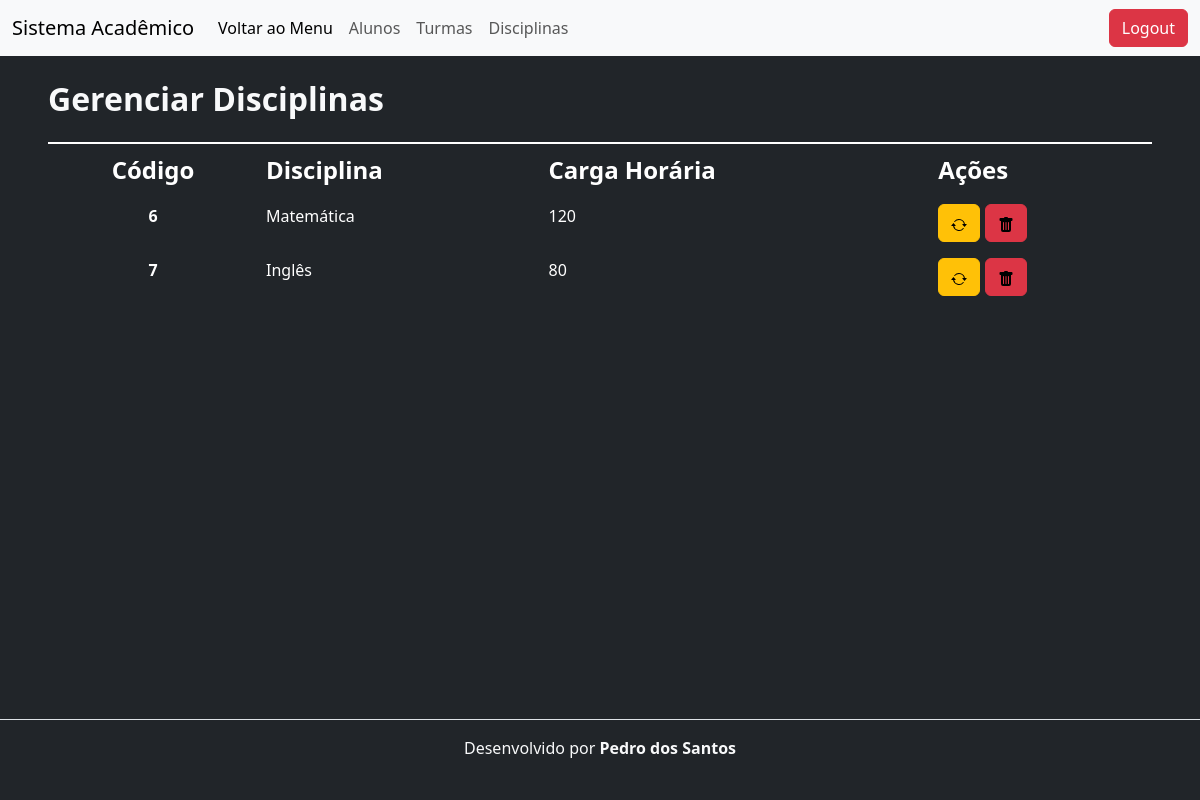
The page /sis-escolar/disciplinas/disciplinas-listar.php on the database as committed earlier.
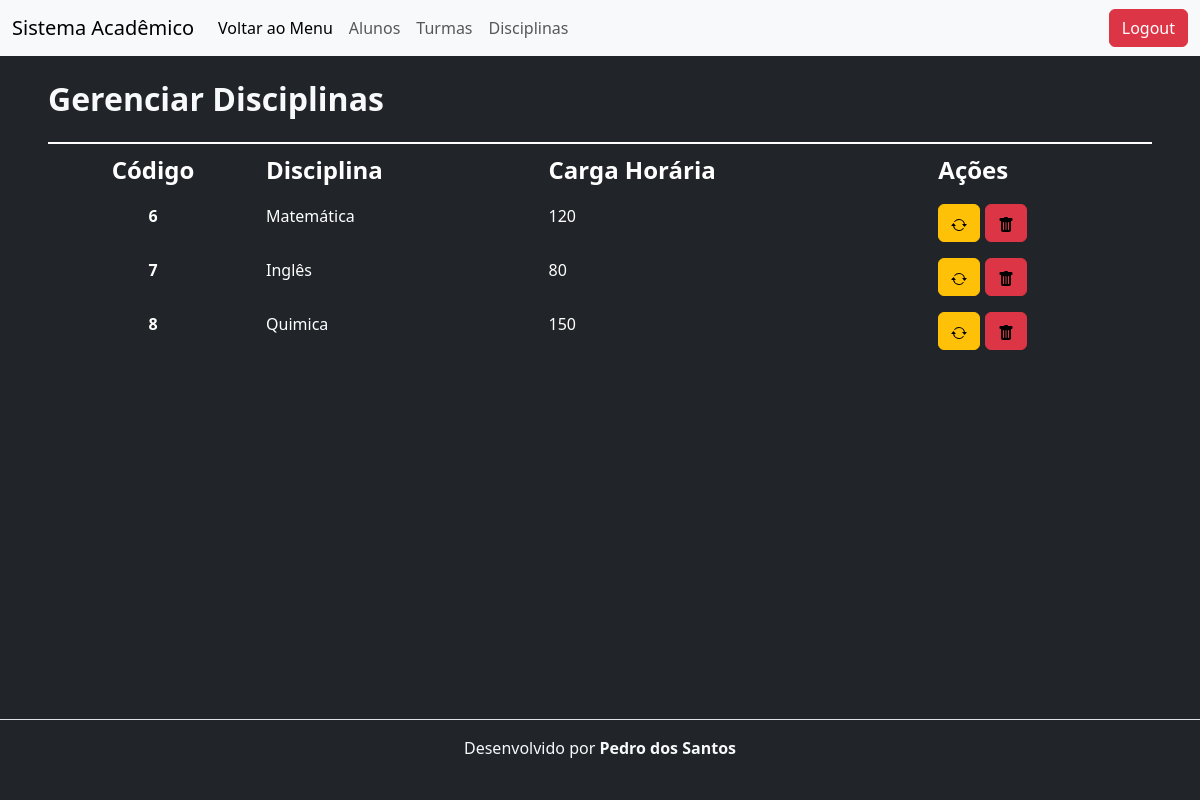
The same page on the database as committed later.
### tables this page shows
CREATE TABLE `tb_disciplinas` (
  `id` int(8) NOT NULL,
  `nomeDisciplina` varchar(40) NOT NULL,
  `cargaHora` varchar(10) NOT NULL
);

### sis-escolar/classes/Disciplina.php (called while the page is built, shortened)
<?php
class Disciplina{
    public function listar(){
        $sql = "SELECT * FROM tb_disciplinas";
        $conexao = new PDO('mysql:host=127.0.0.1;dbname=sis-escolar','root','');
        $resultado = $conexao->query($sql);
        $lista = $resultado->fetchAll();
        return $lista;
    }
}
?>

### sis-escolar/disciplinas/disciplinas-listar.php (the view, shortened to what this page needs)
<?php
    require_once "../classes/Disciplina.php";
    $disciplina = new Disciplina();
    $lista = $disciplina->listar();
?>
<!DOCTYPE html>
<html lang="pt-br">
<head>
    <link href="https://cdn.jsdelivr.net/npm/bootstrap@5.3.0-alpha3/dist/css/bootstrap.min.css" rel="stylesheet">
</head>
<body class="bg-dark text-light">
<header class="mb-4">
        <nav class="navbar navbar-expand-lg bg-body-tertiary">
            <div class="container-fluid">
              <a class="navbar-brand">Sistema Acadêmico</a>
              <div class="collapse navbar-collapse" id="navbarScroll">
                <ul class="navbar-nav me-auto my-2 my-lg-0 navbar-nav-scroll" style="--bs-scroll-height: 100px;">
                  <li class="nav-item">
                    <a class="nav-link active" aria-current="page" href="../menu.html"> Voltar ao Menu</a>
                  </li>
                  <li class="nav-item">
                    <a class="nav-link" href="../alunos/alunos-listar.php">Alunos</a>
                  </li>
                  <li class="nav-item">
                    <a class="nav-link" href="../turmas/turmas-listar.php">Turmas</a>
                  </li>
                  <li class="nav-item">
                    <a class="nav-link" href="../disciplinas/disciplinas-listar.php">Disciplinas</a>
                  </li>
                </ul>
                <a class="btn btn-danger" href="#">Logout</a>
              </div>
            </div>
          </nav>
    </header>
    <div class="px-5">
        <h1 class="my-4 fs-2 fw-bold">Gerenciar Disciplinas</h1>
        <div class="table-responsive align-item-center">
            <table class="table table-dark table-hover table-borderless">
                <thead>
                    <tr class="table-group-divider">
                        <th class="text-center fs-4" scope="col">Código</th>
                        <th class="fs-4" scope="col">Disciplina</th>
                        <th class="fs-4" scope="col">Carga Horária</th>
                        <th class="fs-4" scope="col">Ações</th>
                    </tr>
                </thead>
                <tbody class="text-light">
                    <?php foreach ($lista as $linha): ?>
                    <tr>
                        <td class="text-center fw-bold"><?php echo $linha['id'] ?></td>
                        <td><?php echo $linha['nomeDisciplina'] ?></td>
                        <td><?php echo $linha['cargaHora'] ?></td>
                        <td>
                            <a class="btn btn-warning" href="disciplinas-editar.php?id=<?= $linha['id'] ?>" role="button">
                            </a>
                            <a class="btn btn-danger" href="disciplinas-excluir.php?id=<?= $linha['id'] ?>" role="button">
                            </a>
                        </td>
                    </tr>
                    <?php endforeach ?>
                </tbody>
            </table>
        </div>
    </div>
    <footer class="fixed-bottom align-items-center py-3 my-2 border-top text-light">
        <p class="text-center ">Desenvolvido por <strong>Pedro dos Santos</strong></p>
    </footer>
</body>
</html>

Rows that differ between the two databases and show on the page:
added tb_disciplinas: id "8", nomeDisciplina "Quimica", cargaHora "150"
